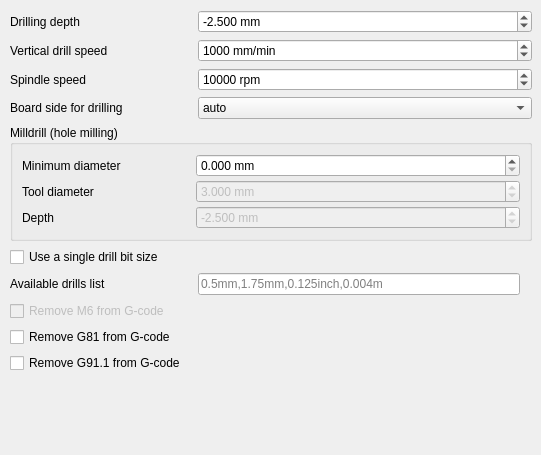
        <widget class="QWidget" name="drillTab">
         <attribute name="title">
          <string>Drill</string>
         </attribute>
         <widget class="QWidget" name="formLayoutWidget_2">
          <property name="geometry">
           <rect>
            <x>10</x>
            <y>10</y>
            <width>522</width>
            <height>436</height>
           </rect>
          </property>
          <layout class="QGridLayout" name="drillGridLayout">
           <property name="horizontalSpacing">
            <number>12</number>
           </property>
           <property name="verticalSpacing">
            <number>6</number>
           </property>
           <item row="0" column="0">
            <widget class="QLabel" name="zdrillLabel">
             <property name="toolTip">
              <string>&lt;html&gt;&lt;head/&gt;&lt;body&gt;&lt;p&gt;&lt;span style=&quot; font-style:italic;&quot;&gt;--zdrill&lt;/span&gt;&lt;/p&gt;&lt;p&gt;Z value down to which will be drilled&lt;/p&gt;&lt;/body&gt;&lt;/html&gt;</string>
             </property>
             <property name="text">
              <string>Drilling depth</string>
             </property>
             <property name="buddy">
              <cstring>zdrillDoubleSpinBox</cstring>
             </property>
            </widget>
           </item>
           <item row="0" column="1" colspan="2">
            <widget class="QDoubleSpinBox" name="zdrillDoubleSpinBox">
             <property name="toolTip">
              <string>&lt;html&gt;&lt;head/&gt;&lt;body&gt;&lt;p&gt;&lt;span style=&quot; font-style:italic;&quot;&gt;--zdrill&lt;/span&gt;&lt;/p&gt;&lt;p&gt;Z value down to which will be drilled&lt;/p&gt;&lt;/body&gt;&lt;/html&gt;</string>
             </property>
             <property name="suffix">
              <string> mm</string>
             </property>
             <property name="decimals">
              <number>3</number>
             </property>
             <property name="minimum">
              <double>-1000.000000000000000</double>
             </property>
             <property name="maximum">
              <double>0.000000000000000</double>
             </property>
             <property name="singleStep">
              <double>0.050000000000000</double>
             </property>
             <property name="value">
              <double>-2.500000000000000</double>
             </property>
            </widget>
           </item>
           <item row="1" column="0">
            <widget class="QLabel" name="drillfeedLabel">
             <property name="toolTip">
              <string>&lt;html&gt;&lt;head/&gt;&lt;body&gt;&lt;p&gt;&lt;span style=&quot; font-style:italic;&quot;&gt;--drill-feed&lt;/span&gt;&lt;/p&gt;&lt;p&gt;Feed rate for drilling (vertical speed)&lt;/p&gt;&lt;/body&gt;&lt;/html&gt;</string>
             </property>
             <property name="text">
              <string>Vertical drill speed</string>
             </property>
             <property name="buddy">
              <cstring>drillfeedSpinBox</cstring>
             </property>
            </widget>
           </item>
           <item row="1" column="1" colspan="2">
            <widget class="QSpinBox" name="drillfeedSpinBox">
             <property name="toolTip">
              <string>&lt;html&gt;&lt;head/&gt;&lt;body&gt;&lt;p&gt;&lt;span style=&quot; font-style:italic;&quot;&gt;--drill-feed&lt;/span&gt;&lt;/p&gt;&lt;p&gt;Feed rate for drilling (vertical speed)&lt;/p&gt;&lt;/body&gt;&lt;/html&gt;</string>
             </property>
             <property name="suffix">
              <string> mm/min</string>
             </property>
             <property name="maximum">
              <number>10000</number>
             </property>
             <property name="singleStep">
              <number>10</number>
             </property>
             <property name="value">
              <number>1000</number>
             </property>
            </widget>
           </item>
           <item row="2" column="0">
            <widget class="QLabel" name="drillspeedLabel">
             <property name="toolTip">
              <string>&lt;html&gt;&lt;head/&gt;&lt;body&gt;&lt;p&gt;&lt;span style=&quot; font-style:italic;&quot;&gt;--drill-speed&lt;/span&gt;&lt;/p&gt;&lt;p&gt;Spindle speed during drilling&lt;/p&gt;&lt;/body&gt;&lt;/html&gt;</string>
             </property>
             <property name="text">
              <string>Spindle speed</string>
             </property>
             <property name="buddy">
              <cstring>drillspeedSpinBox</cstring>
             </property>
            </widget>
           </item>
           <item row="2" column="1" colspan="2">
            <widget class="QSpinBox" name="drillspeedSpinBox">
             <property name="toolTip">
              <string>&lt;html&gt;&lt;head/&gt;&lt;body&gt;&lt;p&gt;&lt;span style=&quot; font-style:italic;&quot;&gt;--drill-speed&lt;/span&gt;&lt;/p&gt;&lt;p&gt;Spindle speed during drilling&lt;/p&gt;&lt;/body&gt;&lt;/html&gt;</string>
             </property>
             <property name="suffix">
              <string> rpm</string>
             </property>
             <property name="maximum">
              <number>100000</number>
             </property>
             <property name="singleStep">
              <number>500</number>
             </property>
             <property name="value">
              <number>10000</number>
             </property>
            </widget>
           </item>
           <item row="3" column="0">
            <widget class="QLabel" name="drillsideLabel">
             <property name="toolTip">
              <string>&lt;html&gt;&lt;head/&gt;&lt;body&gt;&lt;p&gt;&lt;span style=&quot; font-style:italic;&quot;&gt;--drill-side&lt;/span&gt;&lt;/p&gt;&lt;p&gt;choose the drill side. Valid choices are front, back or auto (default). In auto mode the drill side is automatically chosen (always front unless only the back side is specified)&lt;/p&gt;&lt;/body&gt;&lt;/html&gt;</string>
             </property>
             <property name="text">
              <string>Board side for drilling</string>
             </property>
             <property name="buddy">
              <cstring>drillsideComboBox</cstring>
             </property>
            </widget>
           </item>
           <item row="3" column="1" colspan="2">
            <widget class="QComboBox" name="drillsideComboBox">
             <property name="toolTip">
              <string>&lt;html&gt;&lt;head/&gt;&lt;body&gt;&lt;p&gt;&lt;span style=&quot; font-style:italic;&quot;&gt;--drill-side&lt;/span&gt;&lt;/p&gt;&lt;p&gt;choose the drill side. Valid choices are front, back or auto (default). In auto mode the drill side is automatically chosen (always front unless only the back side is specified)&lt;/p&gt;&lt;/body&gt;&lt;/html&gt;</string>
             </property>
             <item>
              <property name="text">
               <string>auto</string>
              </property>
             </item>
             <item>
              <property name="text">
               <string>front</string>
              </property>
             </item>
             <item>
              <property name="text">
               <string>back</string>
              </property>
             </item>
            </widget>
           </item>
           <item row="4" column="0" colspan="3">
            <widget class="QGroupBox" name="milldrillGroupBox">
             <property name="title">
              <string>Milldrill (hole milling)</string>
             </property>
             <layout class="QGridLayout" name="milldrillGridLayout">
              <property name="horizontalSpacing">
               <number>12</number>
              </property>
              <property name="verticalSpacing">
               <number>3</number>
              </property>
              <item row="0" column="0">
               <widget class="QLabel" name="milldrillEnableLabel">
                <property name="toolTip">
                 <string>&lt;html&gt;&lt;head/&gt;&lt;body&gt;&lt;p&gt;&lt;span style=&quot; font-style:italic;&quot;&gt;--min-milldrill-hole-diameter&lt;/span&gt;&lt;/p&gt;&lt;p&gt;minimum hole width for milldrilling. Holes smaller than this are drilled. Zero to disable milldrilling.&lt;/p&gt;&lt;/body&gt;&lt;/html&gt;</string>
                </property>
                <property name="text">
                 <string>Minimum diameter</string>
                </property>
                <property name="buddy">
                 <cstring>milldrillholediameterDoubleSpinBox</cstring>
                </property>
               </widget>
              </item>
              <item row="0" column="1" colspan="2">
               <widget class="QDoubleSpinBox" name="milldrillholediameterDoubleSpinBox">
                <property name="enabled">
                 <bool>true</bool>
                </property>
                <property name="toolTip">
                 <string>&lt;html&gt;&lt;head/&gt;&lt;body&gt;&lt;p&gt;&lt;span style=&quot; font-style:italic;&quot;&gt;--min-milldrill-hole-diameter&lt;/span&gt;&lt;/p&gt;&lt;p&gt;minimum hole width for milldrilling. Holes smaller than this are drilled. Zero to disable milldrilling.&lt;/p&gt;&lt;/body&gt;&lt;/html&gt;</string>
                </property>
                <property name="suffix">
                 <string> mm</string>
                </property>
                <property name="decimals">
                 <number>3</number>
                </property>
                <property name="maximum">
                 <double>100.000000000000000</double>
                </property>
                <property name="singleStep">
                 <double>0.100000000000000</double>
                </property>
                <property name="value">
                 <double>0.000000000000000</double>
                </property>
               </widget>
              </item>
              <item row="1" column="0">
               <widget class="QLabel" name="milldrillLabel">
                <property name="toolTip">
                 <string>&lt;html&gt;&lt;head/&gt;&lt;body&gt;&lt;p&gt;&lt;span style=&quot; font-style:italic;&quot;&gt;--milldrill-diameter&lt;/span&gt;&lt;/p&gt;&lt;p&gt;diameter of milling head which is used with --milldrill; the default value is same as --cutter-diameter.&lt;/p&gt;&lt;/body&gt;&lt;/html&gt;</string>
                </property>
                <property name="text">
                 <string>Tool diameter</string>
                </property>
                <property name="buddy">
                 <cstring>milldrilldiameterDoubleSpinBox</cstring>
                </property>
               </widget>
              </item>
              <item row="1" column="1" colspan="2">
               <widget class="QDoubleSpinBox" name="milldrilldiameterDoubleSpinBox">
                <property name="enabled">
                 <bool>false</bool>
                </property>
                <property name="toolTip">
                 <string>&lt;html&gt;&lt;head/&gt;&lt;body&gt;&lt;p&gt;&lt;span style=&quot; font-style:italic;&quot;&gt;--milldrill-diameter&lt;/span&gt;&lt;/p&gt;&lt;p&gt;diameter of milling head which is used with --milldrill; the default value is same as --cutter-diameter.&lt;/p&gt;&lt;/body&gt;&lt;/html&gt;</string>
                </property>
                <property name="suffix">
                 <string> mm</string>
                </property>
                <property name="decimals">
                 <number>3</number>
                </property>
                <property name="maximum">
                 <double>100.000000000000000</double>
                </property>
                <property name="singleStep">
                 <double>0.100000000000000</double>
                </property>
                <property name="value">
                 <double>3.000000000000000</double>
                </property>
               </widget>
              </item>
              <item row="2" column="0">
               <widget class="QLabel" name="zmilldrillLabel">
                <property name="toolTip">
                 <string>&lt;html&gt;&lt;head/&gt;&lt;body&gt;&lt;p&gt;&lt;span style=&quot; font-style:italic;&quot;&gt;--zmilldrill&lt;/span&gt;&lt;/p&gt;&lt;p&gt;Z value down to which will be milldrilled&lt;/p&gt;&lt;/body&gt;&lt;/html&gt;</string>
                </property>
                <property name="text">
                 <string>Depth</string>
                </property>
                <property name="buddy">
                 <cstring>zdrillDoubleSpinBox</cstring>
                </property>
               </widget>
              </item>
              <item row="2" column="1" colspan="2">
               <widget class="QDoubleSpinBox" name="zmilldrillDoubleSpinBox">
                <property name="enabled">
                 <bool>false</bool>
                </property>
                <property name="toolTip">
                 <string>&lt;html&gt;&lt;head/&gt;&lt;body&gt;&lt;p&gt;&lt;span style=&quot; font-style:italic;&quot;&gt;--zmilldrill&lt;/span&gt;&lt;/p&gt;&lt;p&gt;Z value down to which will be milldrilled&lt;/p&gt;&lt;/body&gt;&lt;/html&gt;</string>
                </property>
                <property name="suffix">
                 <string> mm</string>
                </property>
                <property name="decimals">
                 <number>3</number>
                </property>
                <property name="minimum">
                 <double>-1000.000000000000000</double>
                </property>
                <property name="maximum">
                 <double>0.000000000000000</double>
                </property>
                <property name="singleStep">
                 <double>0.050000000000000</double>
                </property>
                <property name="value">
                 <double>-2.500000000000000</double>
                </property>
               </widget>
              </item>
             </layout>
            </widget>
           </item>
           <item row="5" column="0">
            <widget class="QCheckBox" name="onedrillCheckBox">
             <property name="toolTip">
              <string>&lt;html&gt;&lt;head/&gt;&lt;body&gt;&lt;p&gt;--onedrill&lt;/p&gt;&lt;p&gt;Use only one drill bit size&lt;/p&gt;&lt;/body&gt;&lt;/html&gt;</string>
             </property>
             <property name="text">
              <string>Use a single drill bit size</string>
             </property>
             <property name="checked">
              <bool>false</bool>
             </property>
            </widget>
           </item>
           <item row="6" column="0">
            <widget class="QLabel" name="drillsAvailableLabel">
             <property name="toolTip">
              <string>&lt;html&gt;&lt;head/&gt;&lt;body&gt;&lt;p&gt;&lt;span style=&quot; font-style:italic;&quot;&gt;--drills-available&lt;/span&gt;&lt;/p&gt;&lt;p&gt;Comma-separated list of available drills. Each entry must consist of a numeric value followed by a unit(inch,mm,m)&lt;/p&gt;&lt;/body&gt;&lt;/html&gt;</string>
             </property>
             <property name="text">
              <string>Available drills list</string>
             </property>
             <property name="buddy">
              <cstring>drillsAvailableLineEdit</cstring>
             </property>
            </widget>
           </item>
           <item row="6" column="1">
            <widget class="QLineEdit" name="drillsAvailableLineEdit">
             <property name="toolTip">
              <string>&lt;html&gt;&lt;head/&gt;&lt;body&gt;&lt;p&gt;&lt;span style=&quot; font-style:italic;&quot;&gt;--drills-available&lt;/span&gt;&lt;/p&gt;&lt;p&gt;Comma-separated list of available drills. Each entry must consist of a numeric value followed by a unit(inch,mm,m)&lt;/p&gt;&lt;/body&gt;&lt;/html&gt;</string>
             </property>
             <property name="placeholderText">
              <string>0.5mm,1.75mm,0.125inch,0.004m</string>
             </property>
            </widget>
           </item>
           <item row="7" column="0">
            <widget class="QCheckBox" name="nom6CheckBox">
             <property name="enabled">
              <bool>false</bool>
             </property>
             <property name="toolTip">
              <string>&lt;html&gt;&lt;head/&gt;&lt;body&gt;&lt;p&gt;&lt;span style=&quot; font-style:italic;&quot;&gt;--nom6&lt;/span&gt;&lt;/p&gt;&lt;p&gt;do not emit M6 on tool changes&lt;/p&gt;&lt;/body&gt;&lt;/html&gt;</string>
             </property>
             <property name="text">
              <string>Remove M6 from G-code</string>
             </property>
            </widget>
           </item>
           <item row="8" column="0">
            <widget class="QCheckBox" name="nog81CheckBox">
             <property name="toolTip">
              <string>&lt;html&gt;&lt;head/&gt;&lt;body&gt;&lt;p&gt;&lt;span style=&quot; font-style:italic;&quot;&gt;--nog81&lt;/span&gt;&lt;/p&gt;&lt;p&gt;replace G81 with G0+G1. This option makes the gcode compatible with low-end cnc controllers (like grbl), but also makes it bigger and less clean&lt;/p&gt;&lt;/body&gt;&lt;/html&gt;</string>
             </property>
             <property name="text">
              <string>Remove G81 from G-code</string>
             </property>
            </widget>
           </item>
           <item row="9" column="0">
            <widget class="QCheckBox" name="nog911CheckBox">
             <property name="toolTip">
              <string>&lt;html&gt;&lt;head/&gt;&lt;body&gt;&lt;p&gt;&lt;span style=&quot; font-style:italic;&quot;&gt;--nog91-1&lt;/span&gt;&lt;/p&gt;&lt;p&gt;do not explicitly set G91.1 (incremental arc mode distance) in drill headers. Some controllers (like Roland's) does not support G91.1 and they can wrongly interpret it as G91 (relative distance). Since the default mode is usually &amp;quot;incremental&amp;quot;, you can safely remove G91.1 in most of the cases&lt;/p&gt;&lt;/body&gt;&lt;/html&gt;</string>
             </property>
             <property name="text">
              <string>Remove G91.1 from G-code</string>
             </property>
            </widget>
           </item>
           <item row="10" column="0" colspan="2">
            <spacer name="verticalSpacer_4">
             <property name="orientation">
              <enum>Qt::Vertical</enum>
             </property>
             <property name="sizeHint" stdset="0">
              <size>
               <width>20</width>
               <height>40</height>
              </size>
             </property>
            </spacer>
           </item>
          </layout>
         </widget>
        </widget>
